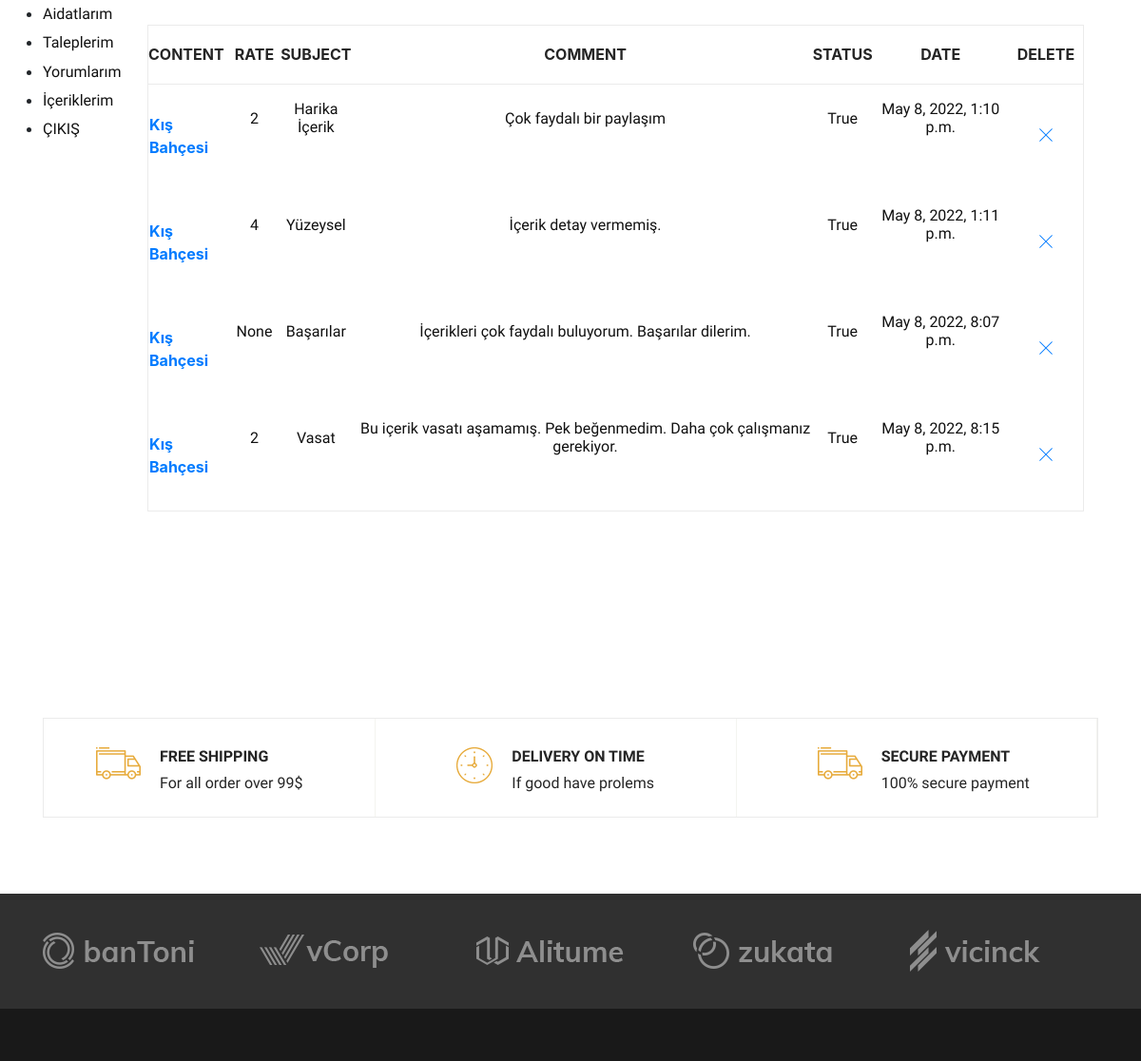
Page /user/comments/ (signed in, middle part) on the earlier database version.
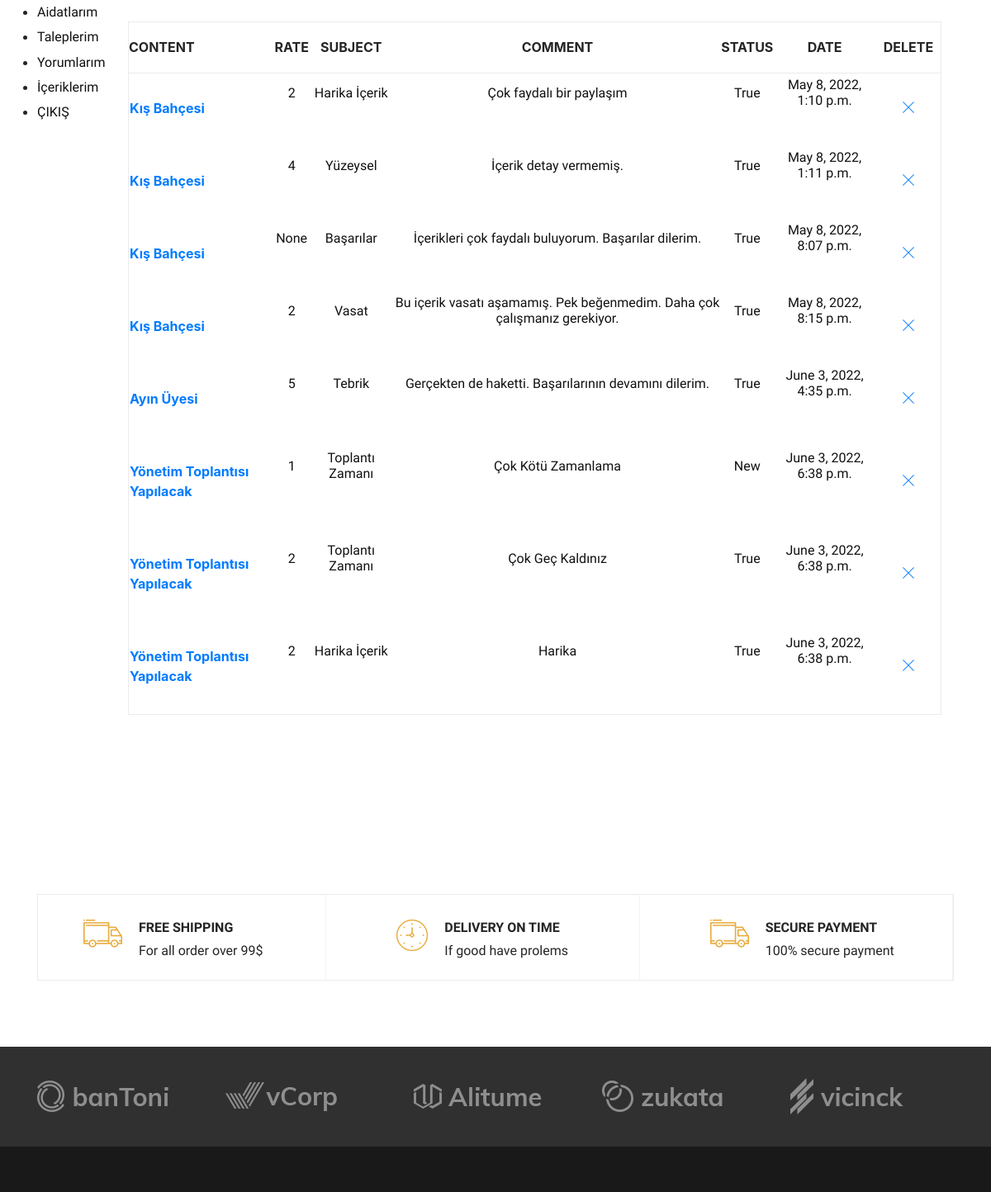
Same page on the later database version.
### content/models.py (models this page shows, shortened)
class Comment(models.Model):
    STATUS = (
        ('New', 'Yeni'),
        ('True', 'Evet'),
        ('False', 'Hayır'),
    )
    content = models.ForeignKey(Content, on_delete=models.CASCADE)
    user = models.ForeignKey(User, on_delete=models.CASCADE)
    subject = models.CharField(max_length=50, blank=True)
    comment = models.TextField(max_length=200, blank=True)
    rate = models.IntegerField(null=True, blank=True)
    status = models.CharField(max_length=10, choices=STATUS, default='New')
    ip = models.CharField(max_length=20, blank=True)
    create_at = models.DateTimeField(auto_now_add=True)
    update_at = models.DateTimeField(auto_now_add=True)

class Content(models.Model):
    STATUS = (
        ('True', 'Evet'),
        ('False', 'Hayır')
    )
    TYPE = (
        ('Haber', 'Haber'),
        ('Duyuru', 'Duyuru'),
        ('Etkinlik', 'Etkinlik'),
        ('Karar', 'Karar'),
        ('Anket', 'Anket'),
        ('Yonetim', 'Yonetim'),
        ('Sakin', 'Sakin')
    )
    user = models.ForeignKey(User, on_delete=models.SET_NULL, null=True)
    title = models.CharField(max_length=150)
    keywords = models.CharField(max_length=255)
    description = models.CharField(max_length=255)
    image = models.ImageField(blank=True, upload_to='images/')
    menu = models.ForeignKey(Menu, on_delete=models.CASCADE)  # relation with Menu table
    detail = RichTextUploadingField(null=True, blank=True)
    type = models.CharField(max_length=10, choices=TYPE)
    slug = models.SlugField(null=False, unique=True)
    status = models.CharField(max_length=10, choices=STATUS)
    create_at = models.DateTimeField(auto_now_add=True)
    update_at = models.DateTimeField(auto_now_add=True)
    def image_tag(self):
        if self.image:
            return mark_safe('<img src="{}" height="50"/>'.format(self.image.url))
    image_tag.short_description = 'Image'

### user/views.py (the view)
# urls.py: path('comments/', views.comments, name='comments'),
@login_required(login_url='/login')  # Check login
def comments(request):
    menu = Menu.objects.all()
    current_user = request.user
    comments = Comment.objects.filter(user_id=current_user.id)
    context = {
        'menu': menu,
        'comments': comments,
    }
    return render(request, 'user_comments.html', context)

### user/templates/user_comments.html (shortened to what this page needs)
{% extends 'homebase.html' %}
{% load static %}
{% block content %}
<div class="section">
    <div class="container">
        <div class="row">
            <div class="col-md-1">
                <div class="billing-details">
                    {% include "user_panel.html" %}
                </div>
            </div>
            <div class="col-md-11">
                <section class="shopping-cart spad">
                    <div class="container">
                        <div class="row">
                            <div class="col-lg-12">
                                <div class="cart-table">
                                    <table>
                                        <thead>
                                        <tr>
                                            <th class="p-name">Content</th>
                                            <th>Rate</th>
                                            <th>Subject</th>
                                            <th>Comment</th>
                                            <th>Status</th>
                                            <th>Date</th>
                                            <th>Delete</th>
                                        </tr>
                                        </thead>
                                        <tbody>
                                        {% for rs in comments %}
                                        <tr>
                                            <td class="cart-title first-row">
                                                <a href="/content/{{rs.content_id}}/{{rs.content.slug}}">
                                                    <strong>{{rs.content.title}}</strong>
                                                </a>
                                            </td>
                                            <td><h6>{{rs.rate}}</h6></td>
                                            <td><h6>{{rs.subject}}</h6></td>
                                            <td><h6>{{rs.comment}}</h6></td>
                                            <td><h6>{{rs.status}}</h6></td>
                                            <td><h6>{{rs.create_at}}</h6></td>
                                            <td class="close-td first-row"><a href="/user/deletecomment/{{rs.id}}"
                                                                              onclick="return confirm('Delete! Are you sure?')"><i
                                                    class="ti-close"></i></a></td>
                                        </tr>
                                        {% endfor %}
                                        </tbody>
                                    </table>
                                </div>
                            </div>
                        </div>
                    </div>
                </section>
            </div>
        </div>
    </div>
</div>
{% endblock %}

### home/templates/homebase.html (shortened to what this page needs)
<!DOCTYPE html>
<html lang="en">
{% load static %}
<head>
    <link rel="stylesheet" href="{% static 'css/bootstrap.min.css' %}" type="text/css">
    <link rel="stylesheet" href="{% static 'css/font-awesome.min.css' %}" type="text/css">
    <link rel="stylesheet" href="{% static 'css/themify-icons.css' %}" type="text/css">
    <link rel="stylesheet" href="{% static 'css/elegant-icons.css' %}" type="text/css">
    <link rel="stylesheet" href="{% static 'css/owl.carousel.min.css' %}" type="text/css">
    <link rel="stylesheet" href="{% static 'css/nice-select.css' %}" type="text/css">
    <link rel="stylesheet" href="{% static 'css/jquery-ui.min.css' %}" type="text/css">
    <link rel="stylesheet" href="{% static 'css/slicknav.min.css' %}" type="text/css">
    <link rel="stylesheet" href="{% static 'css/style.css' %}" type="text/css">
    <link href="https://stackpath.bootstrapcdn.com/bootstrap/4.4.1/css/bootstrap.min.css" rel="stylesheet"
          type="text/css"/>
    <link rel="stylesheet" href="https://ajax.googleapis.com/ajax/libs/jqueryui/1.11.4/themes/smoothness/jquery-ui.css">
</head>
<body>
{% block content %} {% endblock %}
{% include "footer.html" %}
</body>
</html>

### home/templates/header.html (shortened to what this page needs)
{% load static %}
                            {% load mptt_tags %}

### home/templates/sidebar.html (shortened to what this page needs)
{% load static %}
        {% load mptt_tags %}

### user/templates/user_panel.html (shortened to what this page needs)
{% load static %}
<section class="section spad">
    <div class="container">
        <div class="row">
                <div class="blog-sidebar">
                    <div class="blog-category">
                        <ul>
                            <li><a href="/user/payments"><h6>Aidatlarım</h6></a></li>
                            <li><a href="/user/demands"><h6>Taleplerim</h6></a></li>
                            <li><a href="/user/comments"><h6>Yorumlarım</h6></a></li>
                            <li><a href="/user/contents"><h6>İçeriklerim</h6></a></li>
                            <li><a href="/logout/"><h6>ÇIKIŞ</h6></a></li>
                        </ul>
                    </div>
                </div>
        </div>
    </div>
</section>

### home/templates/footer.html (shortened to what this page needs)
{% load static %}
<section class="latest-blog spad">
    <div class="container">
<div class="benefit-items">
            <div class="row">
                <div class="col-lg-4">
                    <div class="single-benefit">
                        <div class="sb-icon">
                            <img src="{% static 'img/icon-1.png' %}" alt="">
                        </div>
                        <div class="sb-text">
                            <h6>Free Shipping</h6>
                            <p>For all order over 99$</p>
                        </div>
                    </div>
                </div>
                <div class="col-lg-4">
                    <div class="single-benefit">
                        <div class="sb-icon">
                            <img src="{% static 'img/icon-2.png' %}" alt="">
                        </div>
                        <div class="sb-text">
                            <h6>Delivery On Time</h6>
                            <p>If good have prolems</p>
                        </div>
                    </div>
                </div>
                <div class="col-lg-4">
                    <div class="single-benefit">
                        <div class="sb-icon">
                            <img src="{% static 'img/icon-1.png' %}" alt="">
                        </div>
                        <div class="sb-text">
                            <h6>Secure Payment</h6>
                            <p>100% secure payment</p>
                        </div>
                    </div>
                </div>
            </div>
        </div>
    </div>
</section>
<div class="partner-logo">
    <div class="container">
        <div class="logo-carousel owl-carousel">
            <div class="logo-item">
                <div class="tablecell-inner">
                    <img src="{% static 'img/logo-carousel/logo-1.png' %}" alt="">
                </div>
            </div>
            <div class="logo-item">
                <div class="tablecell-inner">
                    <img src="{% static 'img/logo-carousel/logo-2.png' %}" alt="">
                </div>
            </div>
            <div class="logo-item">
                <div class="tablecell-inner">
                    <img src="{% static 'img/logo-carousel/logo-3.png' %}" alt="">
                </div>
            </div>
            <div class="logo-item">
                <div class="tablecell-inner">
                    <img src="{% static 'img/logo-carousel/logo-4.png' %}" alt="">
                </div>
            </div>
            <div class="logo-item">
                <div class="tablecell-inner">
                    <img src="{% static 'img/logo-carousel/logo-5.png' %}" alt="">
                </div>
            </div>
        </div>
    </div>
</div>
    <footer class="footer-section">
    </footer>

### home/static/css/style.css (style rules this page uses)
html, body { height: 100%; font-family: "Muli", sans-serif; -webkit-font-smoothing: antialiased; font-smoothing: antialiased; }
h1, h2, h3, h4, h5, h6 { margin: 0; color: #111111; font-weight: 400; font-family: "Muli", sans-serif; }
h6 { font-size: 16px; }
p { font-size: 16px; font-family: "Muli", sans-serif; color: #636363; font-weight: 400; line-height: 26px; margin: 0 0 15px 0; }
img { max-width: 100%; }
ul, ol { padding: 0; margin: 0; }
.spad { padding-top: 100px; padding-bottom: 100px; }
.latest-blog { padding-top: 72px; padding-bottom: 80px; }
.benefit-items { border: 1px solid #ebebeb; margin-top: 45px; }
.benefit-items .single-benefit { padding-top: 30px; padding-bottom: 25px; padding-left: 55px; padding-right: 55px; border-right: 1px solid #F3F4F0; }
.benefit-items .single-benefit .sb-icon { float: left; margin-right: 20px; }
.benefit-items .single-benefit .sb-text { display: table; }
.benefit-items .single-benefit .sb-text h6 { color: #252525; line-height: 20px; font-weight: 700; text-transform: uppercase; }
.benefit-items .single-benefit .sb-text p { margin-bottom: 0; color: #252525; line-height: 20px; }
.partner-logo { background: #303030; padding: 38px 0; }
.logo-carousel .logo-item { display: table; }
.logo-carousel .logo-item .tablecell-inner { display: table-cell; height: 45px; vertical-align: middle; }
.owl-carousel .owl-item img { display: block; width: auto; }
.footer-section { background: #191919; padding-top: 75px; }
.shopping-cart { padding-top: 80px; padding-bottom: 60px; }
.cart-table { margin-bottom: 40px; }
.cart-table table { width: 100%; min-width: 480px; border: 1px solid #ebebeb; }
.cart-table table tr th { font-size: 16px; color: #252525; font-weight: 700; border-bottom: 1px solid #ebebeb; text-align: center; padding: 18px 0 19px; text-transform: uppercase; }
.cart-table table tr th.p-name { text-align: left; }
.cart-table table tr td { text-align: center; padding-bottom: 34px; }
.cart-table table tr td.first-row { padding-top: 30px; }
.cart-table table tr td.cart-title { text-align: left; }
.cart-table table tr td.close-td { font-size: 16px; color: #252525; width: 8%; }
.cart-table table tr td.close-td i { cursor: pointer; }
@media only screen and (min-width: 1200px) { .container { max-width: 1170px; } }

Differences in the rows shown:
added Comment: content "Ayın Üyesi", rate "5", subject "Tebrik", comment "Gerçekten de haketti. Başarılarının devamını dilerim.", status "True", create_at "June 3, 2022, 4:35 p.m."
added Comment: content "Yönetim Toplantısı Yapılacak", rate "1", subject "Toplantı Zamanı", comment "Çok Kötü Zamanlama", status "New", create_at "June 3, 2022, 6:38 p.m."
added Comment: content "Yönetim Toplantısı Yapılacak", rate "2", subject "Toplantı Zamanı", comment "Çok Geç Kaldınız", status "True", create_at "June 3, 2022, 6:38 p.m."
added Comment: content "Yönetim Toplantısı Yapılacak", rate "2", subject "Harika İçerik", comment "Harika", status "True", create_at "June 3, 2022, 6:38 p.m."
